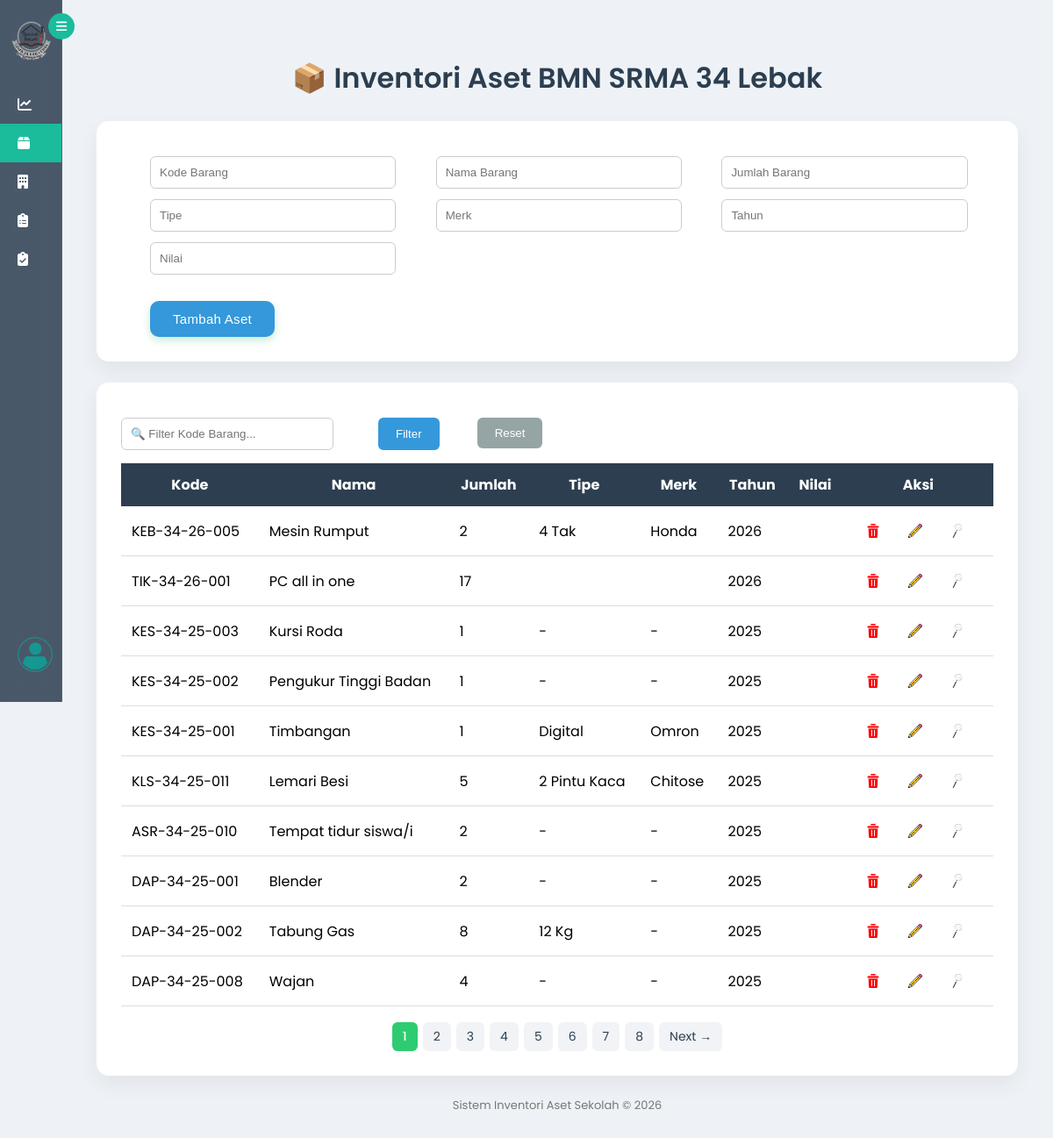
The app's page /barang (signed in) with its own data.
### tables this page shows
CREATE TABLE "barang" (
	"id"	INTEGER,
	"nama_barang"	TEXT NOT NULL,
	"jumlah_barang"	INTEGER,
	"tipe"	TEXT,
	"merk"	TEXT,
	"tahun_perolehan"	INTEGER,
	"nilai"	INTEGER, ruang_id INTEGER, kode_barang TEXT, tanggal_input DATETIME, tanggal_update DATETIME,
	PRIMARY KEY("id" AUTOINCREMENT)
);

### app.py (the view, shortened to what this page needs)
@app.route('/barang', methods=['GET', 'POST'])
def barang():
    conn = get_db()
    kode_filter = request.args.get('kode_filter', '')
    page = request.args.get('page', 1, type=int)
    per_page = 10
    offset = (page - 1) * per_page
    query = "SELECT * FROM barang"
    params = []
    if kode_filter:
        query += " WHERE kode_barang LIKE ? "
        params.append(f"%{kode_filter}%")
    total = conn.execute(
        query.replace("*", "COUNT(*)"),
        params
    ).fetchone()[0]
    total_pages = (total + per_page - 1) // per_page
    query += " ORDER BY id DESC LIMIT ? OFFSET ?"
    params.extend([per_page, offset])
    data = conn.execute(query, params).fetchall()
    conn.close()
    return render_template(
        "barang.html",
        data=data,
        page=page,
        total_pages=total_pages,
        kode_filter=kode_filter
    )

### app.py (called while the page is built)
def get_db():
    conn = sqlite3.connect("aset.db", timeout=10)
    conn.row_factory = sqlite3.Row
    return conn

@app.before_request
def session_timeout():
    if session.get('role') == 'admin':
        now = datetime.now()
        last_activity = session.get('last_activity')
        if last_activity:
            last_activity = datetime.strptime(last_activity, "%Y-%m-%d %H:%M:%S")
            if now - last_activity > timedelta(minutes=5):
                session.clear()
                return redirect(url_for('login'))
        session['last_activity'] = now.strftime("%Y-%m-%d %H:%M:%S")

### templates/barang.html (shortened to what this page needs)
{% extends "layout.html" %}
{% block content %}
<head>
</head>
<body>
<div class="container">
    <h1>📦 Inventori Aset BMN SRMA 34 Lebak</h1>
{% if session.get('role') == 'admin' %}
    <div class="card">
        <form action="{{ url_for('tambah_barang') }}" method="POST">
            <input type="text" name="kode_barang" placeholder="Kode Barang" required>
            <input type="text" name="nama_barang" placeholder="Nama Barang" required>
            <input type="number" name="jumlah_barang" placeholder="Jumlah Barang" required>
            <input type="text" name="tipe" placeholder="Tipe">
            <input type="text" name="merk" placeholder="Merk">
            <input type="number" name="tahun_perolehan" placeholder="Tahun">
            <input type="number" name="nilai" placeholder="Nilai">
            <div class="form-actions">
                <button type="submit" class="btn-add">Tambah Aset</button>
            </div>
        </form>
    </div>
    {% endif %}
    <div class="card">
        <div style="margin-bottom:15px; display:flex; gap:10px; align-items:center;">
            <form method="GET" style="display:flex; gap:10px;">
                <input type="text"
                    name="kode_filter"
                    placeholder="🔍 Filter Kode Barang..."
                    value="{{ kode_filter or '' }}"
                    style="width:220px; margin-left:0;">
                <button type="submit"
                        style="background:#3498db;color:white;">
                Filter
                </button>
                <a href="{{ url_for('barang') }}">
                <button type="button"
                        style="background:#95a5a6;color:white;">
                Reset
                </button>
                </a>
            </form>
        </div>
        <table>
            <tr>
                <th>Kode</th>
                <th>Nama</th>
                <th>Jumlah</th>
                <th>Tipe</th>
                <th>Merk</th>
                <th>Tahun</th>
                <th>Nilai</th>
                <th>Aksi</th>
            </tr>
            {% for a in data %}
            <tr>
                <td>{{ a.kode_barang }}</td>
                <td>{{ a.nama_barang }}</td>
                <td>{{ a.jumlah_barang }}</td>
                <td>{{ a.tipe }}</td>
                <td>{{ a.merk }}</td>
                <td>{{ a.tahun_perolehan }}</td>
                <td>{{ a.nilai }}</td>
                <td>
                    {% if session.get('role') == 'admin' %}
                    <a href="/hapus/{{a.id}}"
                        onclick="return konfirmasiHapus(event)">
                            <button type="button" class="btn-edit">
                                <img src="{{ url_for('static', filename='icon/delete.png') }}"
                                    class="icon-edit">
                            </button></a>
                    <button class="btn-edit"
                        onclick="openEditModal(
                            '{{a.id}}',
                            '{{a.kode_barang}}',
                            '{{a.nama_barang}}',
                            '{{a.jumlah_barang}}',
                            '{{a.tipe}}',
                            '{{a.merk}}',
                            '{{a.tahun_perolehan}}',
                            '{{a.nilai}}'
                        )">
                        <img src="{{ url_for('static', filename='icon/edit.png') }}" class="icon-edit">
                    </button>
                    <a href="/periksa?ruang_id={{ a.id }}">
                        <button class="btn-edit"><img src="{{ url_for('static', filename='icon/cari.png') }}" class="icon-edit"></button>
                    </a>
                    {% endif %}
                </td>
            </tr>
            {% endfor %}
        </table>
    <div class="pagination">
        {% for p in range(1, total_pages + 1) %}
            <a href="?page={{ p }}&kode_filter={{ kode_filter }}"
            class="page-btn {% if p == page %}active{% endif %}">
            {{ p }}
            </a>
        {% endfor %}
        {% if page < total_pages %}
            <a href="?page={{ page+1 }}&kode_filter={{ kode_filter }}"
            class="page-btn">Next →</a>
        {% endif %}
    </div>
    </div>
    <div class="footer">
        Sistem Inventori Aset Sekolah © 2026
    </div>
</div>
</body>
</html>
{% endblock %}

### templates/layout.html (shortened to what this page needs)
<!DOCTYPE html>
<html>
<head>
<link href="https://cdnjs.cloudflare.com/ajax/libs/font-awesome/6.5.1/css/all.min.css" rel="stylesheet">
</head>
<body>
<div class="wrapper">
<div id="sidebar" class="sidebar collapsed">
    <div class="logo">
    <i class=""><img src="{{ url_for('static', filename='icon/logo.png') }}" class="icon-logo"> </i>
    </div>
    <div class="toggle-btn" onclick="toggleSidebar()">
        <i class="fas fa-bars"></i>
    </div>
    <div class="menu">
        <a href="/" class="{{ 'active' if request.path == '/' else '' }}">
            <i class="fas fa-chart-line"></i>
        </a>
        <a href="/barang" class="{{ 'active' if request.path == '/barang' else '' }}">
            <i class="fas fa-box"></i>
        </a>
        <a href="/ruangan" class="{{ 'active' if request.path.startswith('/ruangan') else '' }}">
            <i class="fas fa-building"></i>
        </a>
        <a href="/barang_ruang" class="{{ 'active' if request.path.startswith('/barang_ruang') else '' }}">
            <i class="fas fa-clipboard-list"></i>
        </a>
        <a href="/rekap" class="{{ 'active' if request.path.startswith('/rekap') else '' }}">
            <i class="fas fa-clipboard-check"></i>
        </a>
        <div style="
    position: absolute;
    bottom: 20px;
    left: 0;
    width: 100%;
    text-align: center;
">
{% if session.get('role') == 'admin' %}
    <a href="/logout" title="Logout">
        <img src="{{ url_for('static', filename='icon/admin.png') }}"
             style="width:40px; height:40px; border-radius:50%; cursor:pointer;">
    </a>
{% endif %}
</div>
    </div>
</div>
<div id="content" class="content expanded">
    {% block content %}{% endblock %}
</body>
</html>

### templates/layout.html (style rules this page uses)
body { margin:0; font-family:'Poppins',sans-serif; background:#eef2f7; }
.wrapper { display:flex; }
.sidebar { width:240px; height:100vh; position:fixed; backdrop-filter: blur(14px); background: rgba(44,62,80,0.85); border-right: 1px solid rgba(255,255,255,0.08); }
.sidebar.collapsed { width:70px; }
.logo { text-align:center; padding:20px 10px; font-weight:bold; font-size:18px; }
.menu a { display:flex; align-items:center; gap:12px; color:white; padding:14px 20px; text-decoration:none; transition:0.2s; }
.menu a.active { background:#1abc9c; }
.menu i { transition: transform 0.25s ease; }
.content { margin-left:240px; padding:25px; width:100%; transition: margin-left 0.35s cubic-bezier(.4,0,.2,1); }
.content.expanded { margin-left:70px; }
.toggle-btn { position:absolute; top:15px; right:-15px; background:#1abc9c; border-radius:50%; width:30px; height:30px; display:flex; align-items:center; justify-content:center; cursor:pointer; color:white; font-size:14px; }
.icon-logo { width: 16px; height: 16px; }

### templates/barang.html (style rules this page uses)
body { font-family: 'Poppins', sans-serif; background: #eef2f7; margin: 0; padding: 0; }
.container { max-width: 1100px; margin: 40px auto; padding: 0 15px; }
.card { background: white; padding: 28px; border-radius: 14px; box-shadow: 0 10px 25px rgba(0,0,0,0.06); margin-bottom: 24px; }
h1 { text-align: center; color: #2c3e50; margin-bottom: 25px; font-weight: 600; }
input { padding: 10px; margin-right: 8px; margin-left: 33px; margin-top: 12px; border-radius: 6px; border: 1px solid #ccc; width: 26%; }
button { padding: 10px 20px; border: none; border-radius: 6px; cursor: pointer; font-weight: 500; margin-top: 12px; margin-left: 33px; background: #2ecc7000; }
.btn-add { background: #2ecc71; color: white; }
table { width: 100%; border-collapse: collapse; }
th { background: #2c3e50; color: white; padding: 12px; }
td { padding: 12px; border-bottom: 1px solid #dddddd; }
.footer { text-align: center; margin-top: 20px; color: #777; font-size: 13px; }
.form-actions { margin-top: 18px; display: flex; justify-content: flex-start; }
.btn-add { background: linear-gradient(135deg,#2ecc71,#27ae60); color: white; border: none; padding: 12px 26px; border-radius: 10px; font-weight: 500; font-size: 15px; letter-spacing: .3px; box-shadow: 0 4px 10px rgba(39,174,96,0.25); transition: 0.25s ease; }
.btn-edit { background: #3498db00; border: none; padding: 8px 10px; border-radius: 6px; cursor: pointer; margin: 0 4px; display: inline-flex; align-items: center; justify-content: center; }
.icon-edit { width: 16px; height: 16px; }
.icon-logo { width: 50px; height: 50px; }
.pagination { margin-top: 18px; display: flex; gap: 6px; justify-content: center; flex-wrap: wrap; }
.page-btn { padding: 6px 12px; background: #f1f3f6; border-radius: 6px; text-decoration: none; color: #2c3e50; font-size: 14px; transition: 0.2s; }
.page-btn.active { background: #2ecc71; color: white; font-weight: 500; }
.btn-add { background:#3498db;color:white; }

### records on screen
barang: kode_barang "KEB-34-26-005", nama_barang "Mesin Rumput", jumlah_barang "2", tipe "4 Tak", merk "Honda", tahun_perolehan "2026"
barang: kode_barang "TIK-34-26-001", nama_barang "PC all in one", jumlah_barang "17", tahun_perolehan "2026"
barang: kode_barang "KES-34-25-003", nama_barang "Kursi Roda", jumlah_barang "1", tipe "-", merk "-", tahun_perolehan "2025"
barang: kode_barang "KES-34-25-002", nama_barang "Pengukur Tinggi Badan", jumlah_barang "1", tipe "-", merk "-", tahun_perolehan "2025"
barang: kode_barang "KES-34-25-001", nama_barang "Timbangan", jumlah_barang "1", tipe "Digital", merk "Omron", tahun_perolehan "2025"
barang: kode_barang "KLS-34-25-011", nama_barang "Lemari Besi", jumlah_barang "5", tipe "2 Pintu Kaca", merk "Chitose", tahun_perolehan "2025"
barang: kode_barang "ASR-34-25-010", nama_barang "Tempat tidur siswa/i", jumlah_barang "2", tipe "-", merk "-", tahun_perolehan "2025"
barang: kode_barang "DAP-34-25-001", nama_barang "Blender", jumlah_barang "2", tipe "-", merk "-", tahun_perolehan "2025"
barang: kode_barang "DAP-34-25-002", nama_barang "Tabung Gas", jumlah_barang "8", tipe "12 Kg", merk "-", tahun_perolehan "2025"
barang: kode_barang "DAP-34-25-008", nama_barang "Wajan", jumlah_barang "4", tipe "-", merk "-", tahun_perolehan "2025"

### other values on screen
{{ p }} "1" "2" "3" "4" "5" "6" "7" "8"
